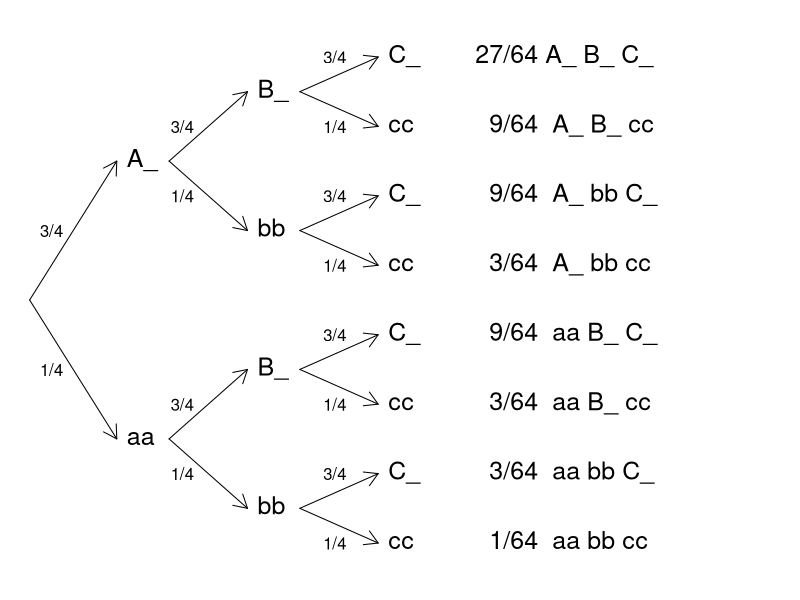

This figure's R source:
png(filename = 'diagrama_arbre.png')
par(mar = c(0,0,0,0))
plot(c(-1, 16), c(0, 16), type = 'n', axes = FALSE, xlab = '', ylab = '')
text(
   x = c(1, 1, 4, 4, 4, 4, 7, 7, 7, 7, 7, 7, 7, 7),
   y = c(4, 12, 2, 6, 10, 14, 1, 3, 5, 7, 9, 11, 13, 15),
   labels = c('aa', 'A_', 'bb', 'B_', 'bb', 'B_', 'cc',
              'C_', 'cc', 'C_', 'cc', 'C_', 'cc', 'C_'),
   cex = 1.5, pos = 4
)
text(x = 9,
     y = c(1, 3, 5, 7, 9, 11, 13, 15),
     labels = c('  1/64  aa bb cc',
                '  3/64  aa bb C_',
                '  3/64  aa B_ cc',
                '  9/64  aa B_ C_',
                '  3/64  A_ bb cc',
                '  9/64  A_ bb C_',
                '  9/64  A_ B_ cc',
                '27/64 A_ B_ C_'),
     cex = 1.5, pos = 4)
arrows(
   x0 = c(-1, -1, 2.2, 2.2, 2.2, 2.2, 5.2, 5.2, 5.2, 5.2, 5.2, 5.2, 5.2, 5.2),
   y0 = c(8, 8, 4, 4, 12, 12, 2, 2, 6, 6, 10, 10, 14, 14),
   x1 = c(1, 1, 4, 4, 4, 4, 7, 7, 7, 7, 7, 7, 7, 7),
   y1 = c(4, 12, 2, 6, 10, 14, 1, 3, 5, 7, 9, 11, 13, 15),
   length = 0.15
)
text(x = c(-0.5, -0.5, 2.5, 2.5, 2.5, 2.5, 6, 6, 6, 6, 6, 6, 6, 6),
     y = c(6, 10, 3, 5, 11, 13, 1, 3, 5, 7, 9, 11, 13, 15),
     labels = c('1/4','3/4'))
dev.off()